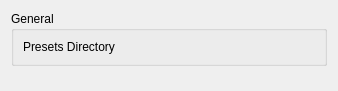
         <widget class="QWidget" name="scrollAreaWidgetContents_11">
          <property name="geometry">
           <rect>
            <x>0</x>
            <y>0</y>
            <width>338</width>
            <height>91</height>
           </rect>
          </property>
          <layout class="QVBoxLayout" name="verticalLayout_28">
           <item>
            <widget class="QGroupBox" name="groupBox_10">
             <property name="title">
              <string>General</string>
             </property>
             <layout class="QGridLayout" name="gridLayout_8">
              <item row="0" column="1">
               <widget class="QDirectoryPickerWidget" name="dirPickerPresets">
                <property name="toolTip">
                 <string/>
                </property>
                <property name="whatsThis">
                 <string/>
                </property>
               </widget>
              </item>
              <item row="0" column="0">
               <widget class="QLabel" name="label_24">
                <property name="text">
                 <string>Presets Directory</string>
                </property>
               </widget>
              </item>
             </layout>
            </widget>
           </item>
           <item>
            <spacer name="verticalSpacer_13">
             <property name="orientation">
              <enum>Qt::Orientation::Vertical</enum>
             </property>
             <property name="sizeHint" stdset="0">
              <size>
               <width>20</width>
               <height>284</height>
              </size>
             </property>
            </spacer>
           </item>
          </layout>
         </widget>
